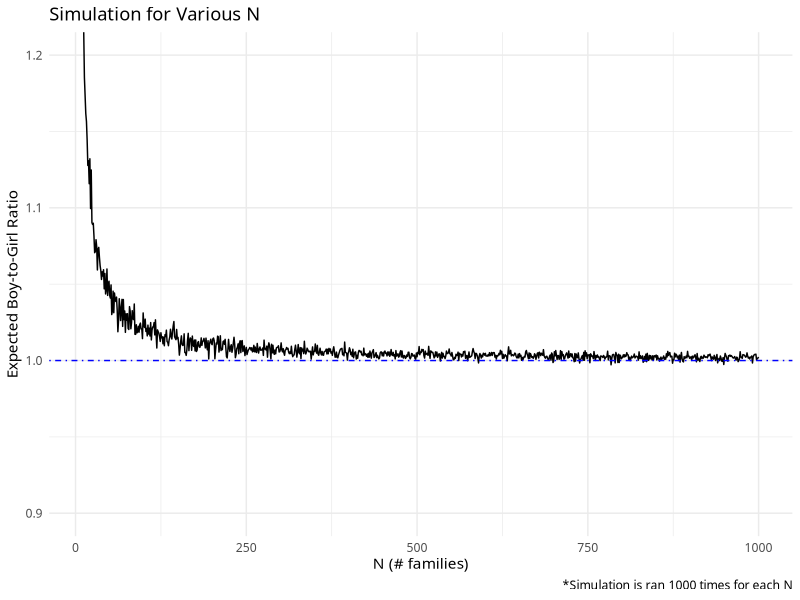

Reproduce this figure in R.
## ---- chunk 1
library(magrittr)

simulate_once <- function(N, verbose=FALSE) {
    
    # nobody has anything yet...
    boys  = 0; girls = 0;
    
    print_vars <- function() {
        message("BGR:", boys, "/", girls)
        message("==================")
    }
    
    tryonemore <- function(x, msgON) {
        # browser()
        if(msgON) message(x)
        
        # terminal condition: all 1 (boys)
        if (all(x)) {
            boys  <<- boys + sum(x)
            if (msgON) print_vars()
            return(1)
        }
        
        # assign to parent env so that we can keep track
        boys  <<-  boys + sum(x)
        girls <<- girls + sum(!x)
        
        if (msgON) print_vars()
        return(tryonemore(rbinom(sum(!x), 1, 0.5), msgON = msgON))
    }
    # init call
    tryonemore(rbinom(N, 1, 0.5), msgON=verbose)
    return(boys / girls)
}
set.seed(1111)
simulate_once(10, verbose = TRUE)
## ---- chunk 2
library(purrr)
library(ggplot2)

N.range = 11:1000

res <- map_dbl(N.range, ~ {
    mean(replicate(1000, simulate_once(.x)))
})

data.frame(ind = N.range, ratio = res) %>% 
    ggplot(aes(ind, ratio)) +
    geom_line() + 
    geom_hline(yintercept = 1, lty = 4, col = "blue") +
    scale_y_continuous(limits = c(0.9, 1.2)) +
    theme_minimal(base_family = "Menlo") + 
    labs(x       = "N (# families)",
         y       = "Expected Boy-to-Girl Ratio",
         caption = "*Simulation is ran 1000 times for each N",
         title   = "Simulation for Various N")
